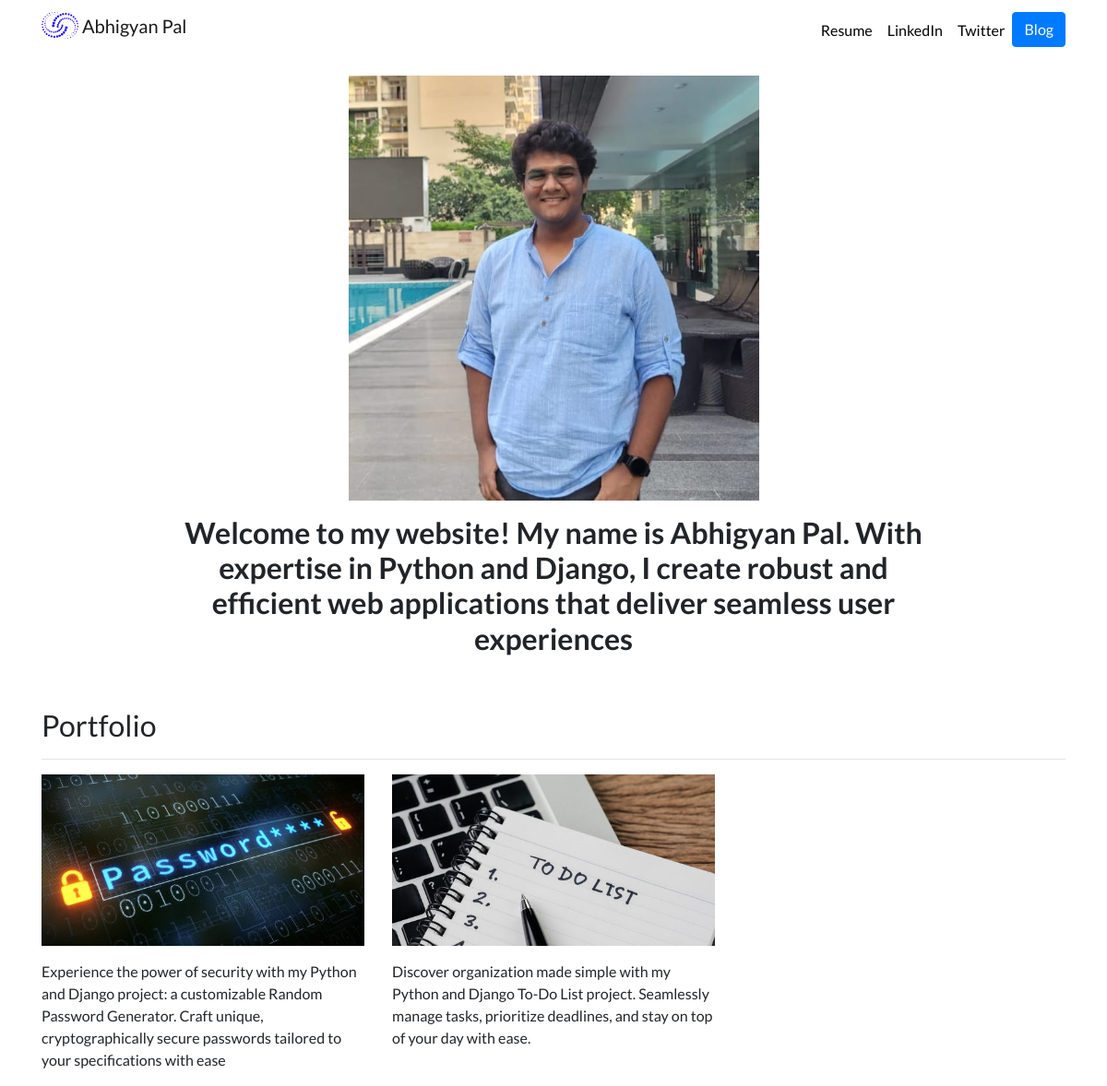
The page / on the database its author committed.
### portfolio/models.py (models this page shows, shortened)
class Project(models.Model):
    type = models.CharField(max_length = 100)
    description = models.CharField(max_length = 250)
    image = models.ImageField(upload_to = 'portfolio/images/')
    url = models.URLField(blank = True) # blank is a property that makes this URL optional

### portfolio/views.py (the view)
# urls.py: 2. Add a URL to urlpatterns:  path('', views.home, name='home')
def home(request):
    projects = Project.objects.all() # saare projects objects of a project like title, description, image ko fetch kar liya
    return render(request,'portfolio/home.html', {'projects' : projects})# ek dictionary banai jismein projects will be key and projects(fetched) will be value

### portfolio/templates/portfolio/home.html (shortened to what this page needs)
{% extends "portfolio/base.html" %}
{% load static %}
{% block content %}
<div class="row justify-content-center my-3">
  <div class="col-5">
    <img src="{% static 'portfolio/mypic.jpg' %}" class="img-fluid">
  </div>
</div>
<div class="row justify-content-center mb-3">
  <div class="col-md-9 text-center">
    <h1 id="hometext" class="font-weight-bold">Welcome to my website! My name is Abhigyan Pal. With expertise in Python and Django, I create robust and efficient web applications that deliver seamless user experiences</h1>
  </div>
</div>
<h2 class="mt-5">Portfolio</h2>
<hr>
<div class="row">
  {% for project in projects %}
  <div class="col-lg-4 col-md-6">
    {% if project.url %}
    <a href="{{ project.url }}">
      <img src="{{ project.image.url }}" class="img-fluid mb-2">
    </a>
    {% else %}
    <img src="{{ project.image.url }}" class="img-fluid mb-2">
    {% endif %}
    <p>{{ project.description }}</p>
  </div>
  {% endfor %}
</div>
{% endblock %}

### portfolio/templates/portfolio/base.html (shortened to what this page needs)
{% load static %}
<!doctype html>
<html lang="en">
<head>
  <link rel="stylesheet" href="https://stackpath.bootstrapcdn.com/bootstrap/4.4.1/css/bootstrap.min.css">
  <link rel="stylesheet" href="{% static "portfolio/custom.css" %}">
</head>
<body>
  <nav id="topNav" class="navbar navbar-expand-md navbar-light">
    <div class="container">
      <a class="navbar-brand" href="{% url 'home' %}">
        <img src="{% static "portfolio/logo.png" %}" width="40" height="40" class="d-inline-block align-top" alt="Abhigyan's Logo">
        <span>Abhigyan Pal</span>
      </a>
      <div class="collapse navbar-collapse text-center" id="navbarNav">
        <ul class="navbar-nav ml-auto">
          <li class="nav-item">
            <a class="nav-link" href="{% static "portfolio/abhiresume.pdf" %}">Resume</a>
          </li>
          <li class="nav-item">
            <a class="nav-link" href="https://www.linkedin.com/in/abhigyan-pal-b21334220/" target="_blank">LinkedIn</a>
          </li>
          <li class="nav-item">
            <a class="nav-link" href="https://twitter.com/Abhigyan_Pal_" target="_blank">Twitter</a>
          </li>
          <li>
            <a role="button" href="{% url 'blog:all_blogs' %}" class="btn btn-primary">Blog</a>
          </li>
        </ul>
      </div>
    </div>
  </nav>
  <div class="container">
    {% block content %}{% endblock %}
  </div>
</body>
</html>

### portfolio/static/portfolio/custom.css (style rules this page uses)
.navbar-nav .nav-link { color: rgba(0,0,0,1) !important; }
body { font-family: 'Lato', sans-serif; }
@media (min-width: 992px) { #hometext { font-size: 2rem; } }

### rows shown on the page
Project: image (picture), description "Experience the power of security with my Python and Django project: a customizable Random Password Generator. Craft unique, cryptographically secure passwords tailored to your specifications with ease"
Project: image (picture), description "Discover organization made simple with my Python and Django To-Do List project. Seamlessly manage tasks, prioritize deadlines, and stay on top of your day with ease."
